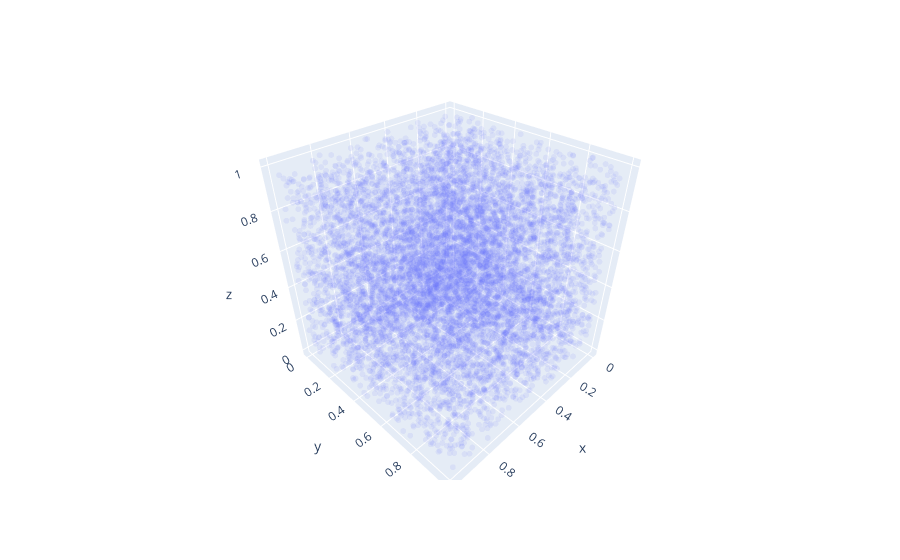

The notebook cell this image was saved under:
### Code cell
fig = px.scatter_3d(x=random_good[::3], y=random_good[1::3], z=random_good[2::3], opacity=0.1)
fig.update_traces(marker_size = 2)

### Figure 1 — Plotly figure (JSON) as saved in the notebook; plotly's stock layout.template omitted (floating-point values rounded to 4 significant figures; data arrays with more than 128 entries replaced by an {"elided": "..."} marker saying what was removed)
{"data": [{"hovertemplate": "x=%{x}<br>y=%{y}<br>z=%{z}<extra></extra>", "legendgroup": "", "marker": {"color": "#636efa", "opacity": 0.1, "size": 2, "symbol": "circle"}, "mode": "markers", "name": "", "scene": "scene", "showlegend": false, "type": "scatter3d", "x": {"elided": "10000 float values"}, "y": {"elided": "10000 float values"}, "z": {"elided": "10000 float values"}}], "layout": {"legend": {"tracegroupgap": 0}, "margin": {"t": 60}, "scene": {"domain": {"x": [0, 1], "y": [0, 1]}, "xaxis": {"title": {"text": "x"}}, "yaxis": {"title": {"text": "y"}}, "zaxis": {"title": {"text": "z"}}}}}
